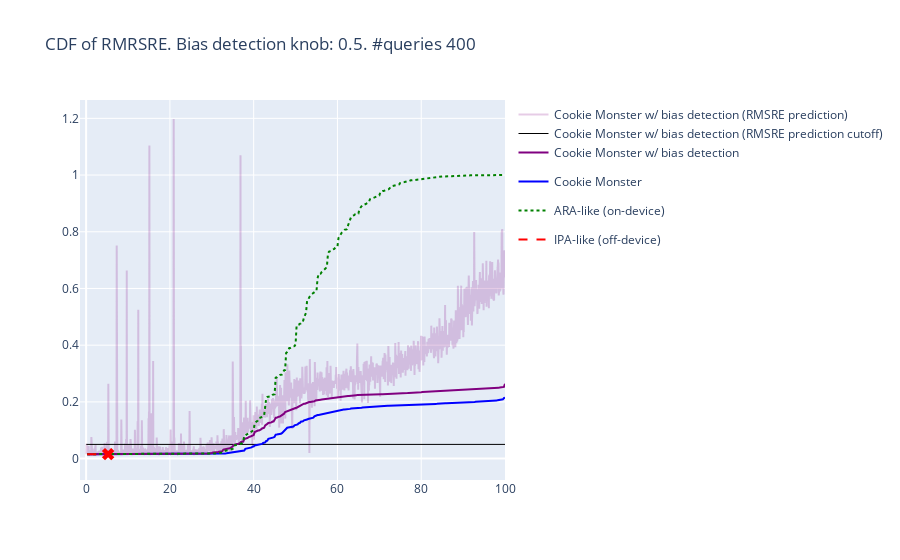

The code cell stored with this chart in its notebook:
### Code cell
full_cdfs = go.Figure()
full_cdfs.add_trace(trace_unsorted)
full_cdfs.add_trace(trace_cutoff)
for trace in cdf(**cdf_args):
    full_cdfs.add_trace(trace)
full_cdfs.update_layout(title=f"CDF of RMRSRE. Bias detection knob: {bias_detection_knob}. #queries {num_queries}")
full_cdfs

### Figure 1 — Plotly figure (JSON) as saved in the notebook; plotly's stock layout.template omitted (floating-point values rounded to 4 significant figures; data arrays with more than 128 entries replaced by an {"elided": "..."} marker saying what was removed)
{"data": [{"legendgroup": "Cookie Monster w/ bias detection", "line": {"dash": "solid"}, "marker": {"color": "rgba(128, 0, 128, 0.2)", "symbol": "circle"}, "mode": "lines", "name": "Cookie Monster w/ bias detection (RMSRE prediction)", "showlegend": true, "type": "scatter", "x": {"elided": "2000 float values"}, "y": {"elided": "2000 float values"}}, {"legendgroup": "Cookie Monster w/ bias detection", "line": {"dash": "solid", "width": 1}, "marker": {"color": "black", "symbol": "circle"}, "mode": "lines", "name": "Cookie Monster w/ bias detection (RMSRE prediction cutoff)", "showlegend": true, "type": "scatter", "x": {"elided": "2000 float values"}, "y": {"elided": "2000 float values"}}, {"legendgroup": "Cookie Monster", "line": {"dash": "solid"}, "marker": {"color": "blue", "symbol": "circle"}, "mode": "lines", "name": "Cookie Monster", "showlegend": true, "type": "scatter", "x": {"elided": "400 float values"}, "y": {"elided": "400 float values"}}, {"legendgroup": "Cookie Monster w/ bias detection", "line": {"dash": "solid"}, "marker": {"color": "purple", "symbol": "circle"}, "mode": "lines", "name": "Cookie Monster w/ bias detection", "showlegend": true, "type": "scatter", "x": {"elided": "400 float values"}, "y": {"elided": "400 float values"}}, {"legendgroup": "ARA-like (on-device)", "line": {"dash": "dot"}, "marker": {"color": "green", "symbol": "diamond"}, "mode": "lines", "name": "ARA-like (on-device)", "showlegend": true, "type": "scatter", "x": {"elided": "400 float values"}, "y": {"elided": "400 float values"}}, {"legendgroup": "IPA-like (off-device)", "line": {"dash": "dash"}, "marker": {"color": "red", "symbol": "x"}, "mode": "lines", "name": "IPA-like (off-device)", "showlegend": true, "type": "scatter", "x": [0.25, 0.5, 0.75, 1, 1.25, 1.5, 1.75, 2, 2.25, 2.5, 2.75, 3, 3.25, 3.5, 3.75, 4, 4.25, 4.5, 4.75, 5, 5.25], "y": [0.01551, 0.01552, 0.01553, 0.01553, 0.01553, 0.01554, 0.01554, 0.01556, 0.01556, 0.01556, 0.01556, 0.01557, 0.01557, 0.01558, 0.0156, 0.0156, 0.01561, 0.01562, 0.01563, 0.01563, 0.01571]}, {"legendgroup": "IPA-like (off-device)", "marker": {"color": "red", "size": 11, "symbol": "x"}, "mode": "markers", "name": "IPA-like (off-device)", "showlegend": false, "type": "scatter", "x": [5.25], "y": [0.01571]}], "layout": {"title": {"text": "CDF of RMRSRE. Bias detection knob: 0.5. #queries 400"}}}
